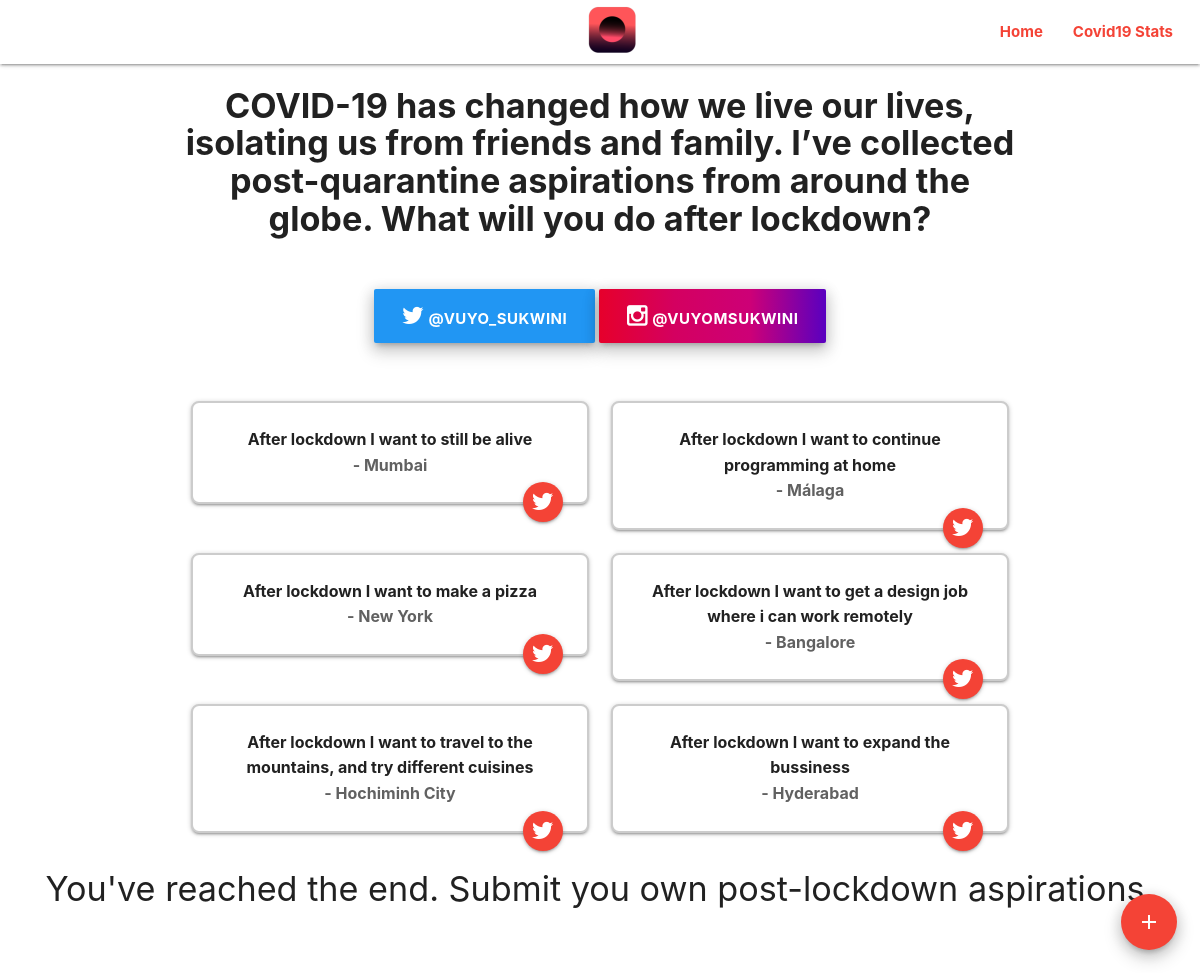
The page / on the database its author committed.
### afterlockdown/models.py (models this page shows)
class Post(models.Model):
    city = models.CharField(max_length=300, null=False, blank=False)
    body = models.CharField(max_length=250, null=False, blank=False)
    call_id = models.CharField(max_length=160, null=False, blank=False)
    created = models.DateTimeField(auto_now_add=True)

### mysite/views.py (the view)
# urls.py: path('', views.index, name='index'),
def index(request):
    if request.method == 'POST':
        submission_form = PostSubmitForm(request.POST)
        call_id = create_submission(request, submission_form)
        return redirect('index')
    elif request.method == 'GET':
        os = request.GET
        print(os)
        try:
            OperatingSystem.objects.filter(name__icontains=os).first()
            is_mobile = False
        except:
            is_mobile = True
        posts = Post.objects.all().order_by('?')
        paginator = Paginator(posts, 6)
        page_number = request.GET.get('page')
        page_obj = paginator.get_page(page_number)
        submission_form = PostSubmitForm()
        context = {
            'page_obj': page_obj,
            'submission_form': submission_form,
            'is_mobile': is_mobile,
            'posts': posts
        }
        return render(request, 'index.html', context)

### templates/index.html (shortened to what this page needs)
{% extends 'base.html' %}
{% load static %}
{% block body %}
    <div class="hide-on-med-and-down container">
        <h4 class="center">
            <b>COVID-19 has changed how we live our lives, isolating us from friends and family. I’ve collected post-quarantine aspirations from around the globe. What will you do after lockdown?</b><br><br>
        </h4>
        <div class="center">
            <a target="_blank" href="https://twitter.com/intent/follow?original_referer=https%3A%2F%2Fsamkelo.me%2F&ref_src=twsrc%5Etfw&region=follow_link&screen_name=vuyo_sukwini&tw_p=followbutton" class="white-text z-depth-3 btn-large waves-effect waves-light blue"><i class="fa fa-twitter"></i> @vuyo_sukwini</a>
            <a target="_blank" href="https://instagram.com/vuyosukwini" class="white-text z-depth-3 btn-large waves-effect waves-light instagram-btn"><i class="fa fa-instagram"></i> @vuyomsukwini</a>
        </div>
        <br>
        <br>
    </div>
    {% include 'posts/view/post.html' %}
{% endblock %}

### templates/base.html (shortened to what this page needs)
{% load static %}
<!DOCTYPE html>
<html lang="en">
<head>
    <link href="{% static 'css/prism.css' %}" rel="stylesheet">
    <link href="{% static 'css/redot-material.min.css' %}" type="text/css" rel="stylesheet" media="screen,projection">
    <link rel="stylesheet" href="{% static 'css/font-awesome-4.0.3.css' %}">
    <link href="{% static 'css/material-icons.css' %}" rel="stylesheet">
</head>
<body>
    <div id="app">
        <b>
            {% include 'snippets/navbar/navbar.html' %}
            {% include 'posts/create/create_submission_fab.html' %}
            {% block body %}{% endblock %}
        </b>
    </div>
</body>
</html>

### templates/snippets/navbar/navbar.html (shortened to what this page needs)
{% load static %}
<div class="navbar-fixed">
    <nav class="nav-extended">
        <div class="white nav-wrapper">
            <a style="margin-top: 0.5%; margin-left: 1%;" href="{% url 'index' %}" class="hide-on-med-and-down left brand-logo">
                <a style="margin-top: 0.5%; margin-left: 1%;" href="{% url 'index' %}" class="center brand-logo">
                <img src="{% static 'images/logo@50px.png' %}" alt="Hormme Logo">
            </a>
            <ul style="margin-right: 1%;" class="right hide-on-small-only">
                <li><a class="red-text lighten-2" href="{% url 'index' %}">Home</a></li>
                <li><a class="red-text" target="_blank" href="https://ncov2019.live/">Covid19 Stats</a></li>
            </ul>
        </div>
    </nav>
</div>

### templates/posts/create/submit.html (shortened to what this page needs)
{% load static %}

### templates/posts/create/create_submission_fab.html
{% load static %}
<div class="fixed-action-btn ">
    <a id="scale-demo" data-position="left"  data-tooltip="Share a link you find interesting" class="btn-large tooltipped waves-effect z-depth-3 waves-light red btn-floating scale-transition modal-trigger" href="#submitLink"><i class="material-icons">add</i></a>
</div>

### templates/posts/view/post.html (shortened to what this page needs)
{% load static %}
<div class="container">
    <div class="row infinite-container">
        {% for post in page_obj %}
            <div class="center col s6 infinite-item">
                <div class="z-depth-1 card">
                    <div class="card-content">
                        <p>{{ post.body }}</p>
                        <p style="color: #616161 ;">{{ post.city }}</p>
                        <a target="_blank" href="https://twitter.com/intent/tweet?url=https%3A%2F%2Fsamkelo.me%2Fs%2F{{ post.call_id }}&via=vuyo_sukwini&text={{ post.body }}+-+What will+will+you+do+after+lockdown" class="btn-floating halfway-fab waves-effect waves-light red"><i class="fa fa-twitter"></i></a>
                    </div>
                </div>
            </div>
        {% endfor %}
    </div>
</div>
<h4 class="center">You've reached the end. Submit you own post-lockdown aspirations.</h4>
<br><br>

### templates/posts/infinite_scroll.html (shortened to what this page needs)
{% load static %}

### templates/index.html (style rules this page uses)
.instagram-btn { background-image: linear-gradient(to right, #E6002B, #D40060, #CD0077, #5900C0); }

### templates/posts/view/post.html (style rules this page uses)
.card { border-radius: 8px; border: 2px solid #ccc; }

### rows shown on the page
Post: body "After lockdown I want to still be alive", city "- Mumbai"
Post: body "After lockdown I want to continue programming at home", city "- Málaga"
Post: body "After lockdown I want to make a pizza", city "- New York"
Post: body "After lockdown I want to get a design job where i can work remotely", city "- Bangalore"
Post: body "After lockdown I want to travel to the mountains, and try different cuisines", city "- Hochiminh City"
Post: body "After lockdown I want to expand the bussiness", city "- Hyderabad"
